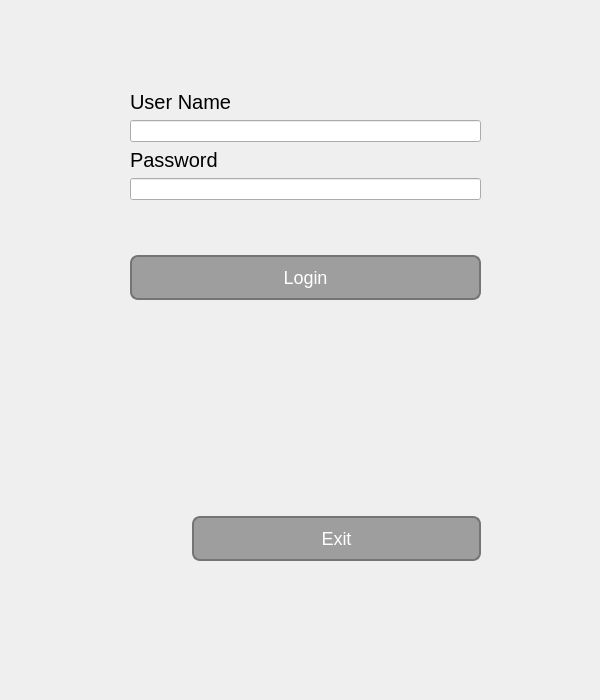
<?xml version="1.0" encoding="UTF-8"?>
<ui version="4.0">
 <class>Form</class>
 <widget class="QWidget" name="Form">
  <property name="geometry">
   <rect>
    <x>0</x>
    <y>0</y>
    <width>600</width>
    <height>700</height>
   </rect>
  </property>
  <property name="minimumSize">
   <size>
    <width>600</width>
    <height>700</height>
   </size>
  </property>
  <property name="maximumSize">
   <size>
    <width>600</width>
    <height>700</height>
   </size>
  </property>
  <property name="windowTitle">
   <string>Login</string>
  </property>
  <property name="styleSheet">
   <string notr="true">QPushButton {
    background-color: #9E9E9E;
    border-radius: 8px;
    border: 2px solid #757575;
    padding: 10px 20px;
    font-size: 18px;
    color: white;
    box-shadow: 0 4px #757575;
    transition: all 0.3s ease;
}

QPushButton:hover {
    background-color: #BDBDBD;
    box-shadow: 0 6px #757575;
    transform: translateY(-4px);
}

QPushButton:pressed {
    background-color: #757575;
    box-shadow: 0 2px #757575;
    transform: translateY(2px);
}</string>
  </property>
  <widget class="QWidget" name="gridLayoutWidget">
   <property name="geometry">
    <rect>
     <x>130</x>
     <y>90</y>
     <width>351</width>
     <height>471</height>
    </rect>
   </property>
   <layout class="QGridLayout" name="gridLayout">
    <item row="0" column="0">
     <layout class="QVBoxLayout" name="verticalLayout_2">
      <item>
       <layout class="QVBoxLayout" name="verticalLayout">
        <item>
         <widget class="QLabel" name="label">
          <property name="font">
           <font>
            <pointsize>15</pointsize>
           </font>
          </property>
          <property name="text">
           <string>User Name</string>
          </property>
         </widget>
        </item>
        <item>
         <widget class="QLineEdit" name="lineEdit_userName">
          <property name="sizePolicy">
           <sizepolicy hsizetype="Minimum" vsizetype="Fixed">
            <horstretch>0</horstretch>
            <verstretch>0</verstretch>
           </sizepolicy>
          </property>
          <property name="styleSheet">
           <string notr="true">border-color: qlineargradient(spread:pad, x1:0, y1:0, x2:1, y2:0, stop:0 rgba(0, 0, 0, 255), stop:1 rgba(255, 255, 255, 255));</string>
          </property>
         </widget>
        </item>
        <item>
         <widget class="QLabel" name="label_2">
          <property name="font">
           <font>
            <pointsize>15</pointsize>
           </font>
          </property>
          <property name="text">
           <string>Password</string>
          </property>
         </widget>
        </item>
        <item>
         <widget class="QLineEdit" name="lineEdit_password">
          <property name="sizePolicy">
           <sizepolicy hsizetype="Minimum" vsizetype="Fixed">
            <horstretch>0</horstretch>
            <verstretch>0</verstretch>
           </sizepolicy>
          </property>
          <property name="echoMode">
           <enum>QLineEdit::Password</enum>
          </property>
         </widget>
        </item>
        <item>
         <spacer name="verticalSpacer">
          <property name="orientation">
           <enum>Qt::Vertical</enum>
          </property>
          <property name="sizeHint" stdset="0">
           <size>
            <width>20</width>
            <height>40</height>
           </size>
          </property>
         </spacer>
        </item>
        <item>
         <widget class="QPushButton" name="pushButton_login">
          <property name="sizePolicy">
           <sizepolicy hsizetype="Minimum" vsizetype="Minimum">
            <horstretch>0</horstretch>
            <verstretch>0</verstretch>
           </sizepolicy>
          </property>
          <property name="font">
           <font>
            <pointsize>-1</pointsize>
           </font>
          </property>
          <property name="text">
           <string>Login</string>
          </property>
         </widget>
        </item>
       </layout>
      </item>
      <item>
       <spacer name="verticalSpacer_2">
        <property name="orientation">
         <enum>Qt::Vertical</enum>
        </property>
        <property name="sizeHint" stdset="0">
         <size>
          <width>20</width>
          <height>40</height>
         </size>
        </property>
       </spacer>
      </item>
      <item>
       <layout class="QGridLayout" name="gridLayout_2">
        <item row="0" column="1">
         <widget class="QPushButton" name="pushButton_cikis">
          <property name="font">
           <font>
            <pointsize>-1</pointsize>
           </font>
          </property>
          <property name="text">
           <string>Exit</string>
          </property>
         </widget>
        </item>
        <item row="0" column="0">
         <spacer name="horizontalSpacer">
          <property name="orientation">
           <enum>Qt::Horizontal</enum>
          </property>
          <property name="sizeType">
           <enum>QSizePolicy::Preferred</enum>
          </property>
          <property name="sizeHint" stdset="0">
           <size>
            <width>62</width>
            <height>20</height>
           </size>
          </property>
         </spacer>
        </item>
       </layout>
      </item>
     </layout>
    </item>
   </layout>
  </widget>
 </widget>
 <resources/>
 <connections/>
</ui>
